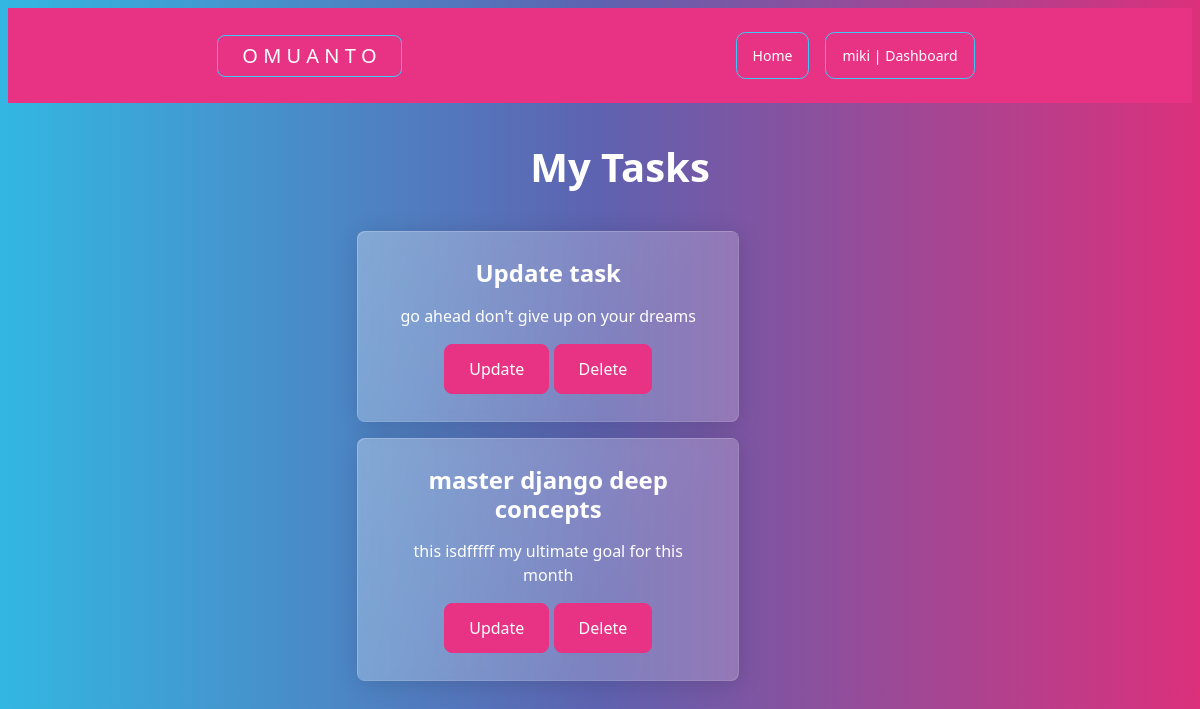
Page /viewtask/ (signed in) on the earlier database version.
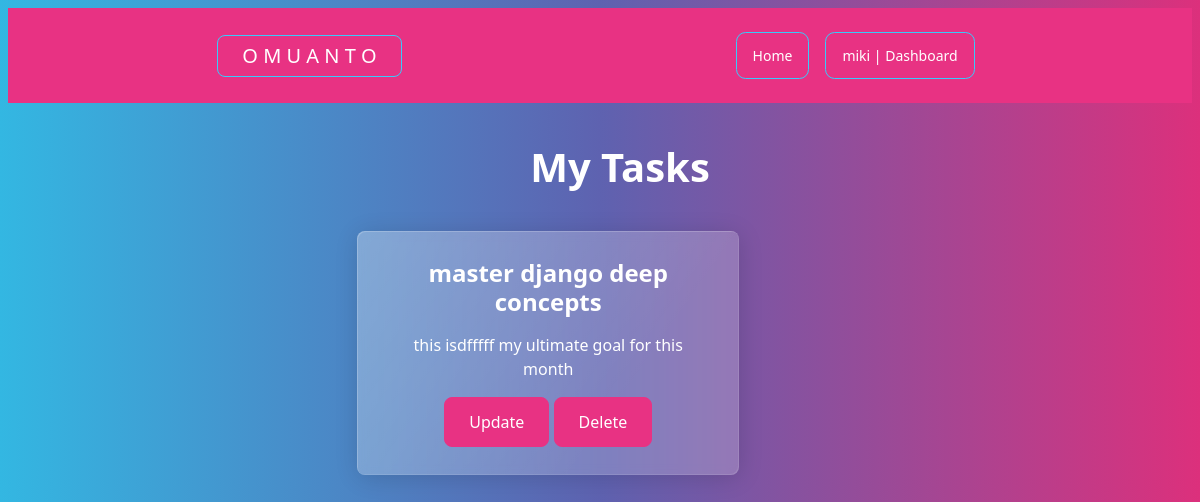
Same page on the later database version.
### mainapp/models.py (models this page shows, shortened)
class Task(models.Model):
    title = models.CharField(max_length=100, null=True)
    content = models.CharField(max_length=1000, null=True, blank=True)
    date_posted = models.TimeField(auto_now=True, null=True)
    user = models.ForeignKey(User, max_length=10, on_delete=models.CASCADE, null=True)

### mainapp/views.py (the view)
# urls.py: path("viewtask/", views.viewtask, name="viewtask"),
@login_required(login_url='login')
def viewtask(request):
    curr_user = request.user.id
    task = Task.objects.all().filter(user=curr_user)
    context = {'task': task}
    return render(request, 'profile/viewtask.html', context = context)

### templates/profile/viewtask.html (shortened to what this page needs)
{% extends 'base.html' %}
{% load static %}
{% block content %}
<!DOCTYPE html>
<html lang="en">
<head>
    <link rel="stylesheet" href="{% static 'css/style.css' %} ">
</head>
<body>
    <div class="container-fluid mx-auto row col-8">
        <div class="row">
            <h1 class="text-center m-3"> My Tasks </h1>
            {% for tsk in task %}
                <div class="mx-auto col-8">
                    <div class="col-sm-10">
                        <div class="card m-1 row">
                            <div class="card-body">
                                <h4 class="card-title">{{ tsk.title }}</h4>
                                    <p class="card-text">{{ tsk.content }}</p>
                                <a href="{% url 'updatetask' tsk.id %} " class="btn btn-primary">Update</a>
                                <a href="{% url 'deletetask' tsk.id %} " class="btn btn-primary">Delete</a>
                            </div>
                        </div>
                    </div>
                </div>
            {% endfor %}
        </div>
    </div>
</body>
</html>
{% endblock %}

Differences in the rows shown:
removed Task: title "Update task", content "go ahead don't give up on your dreams"
